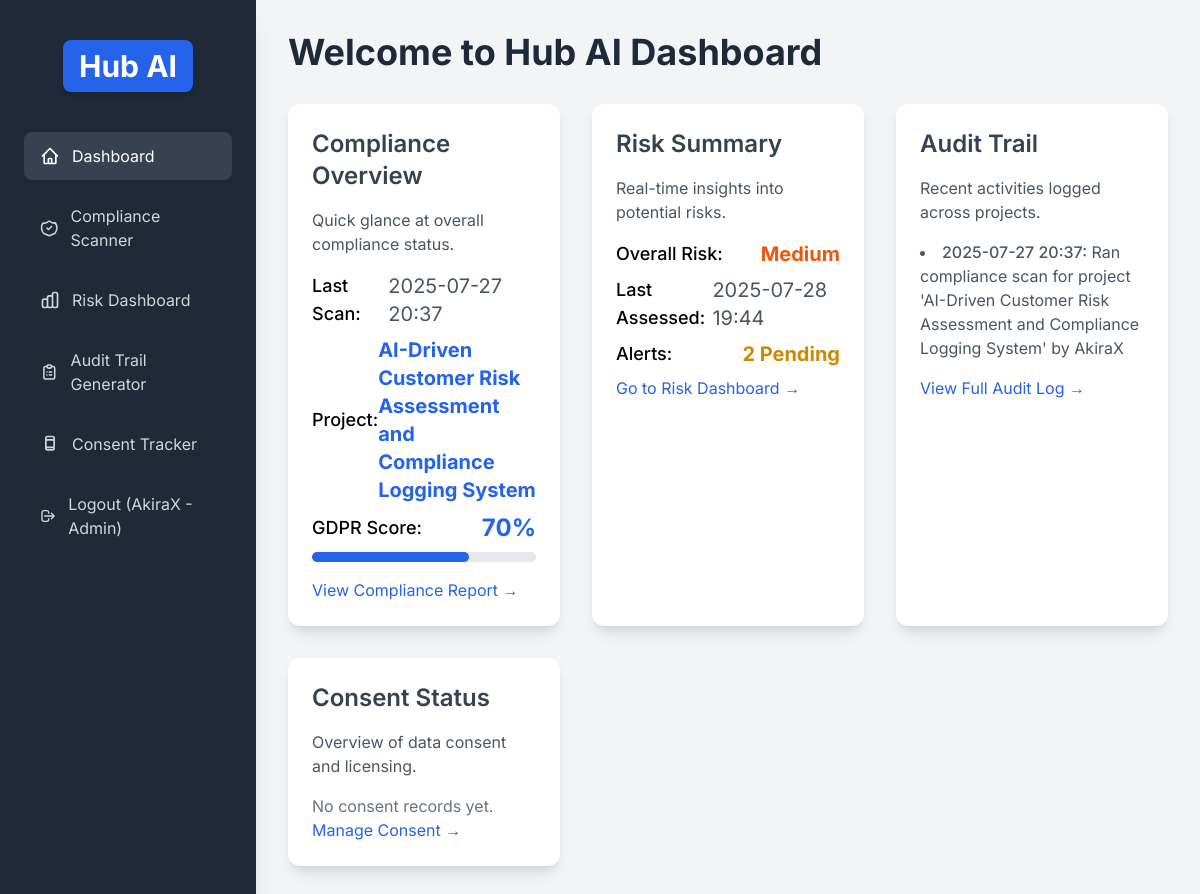
Page / (signed in) on the earlier database version.
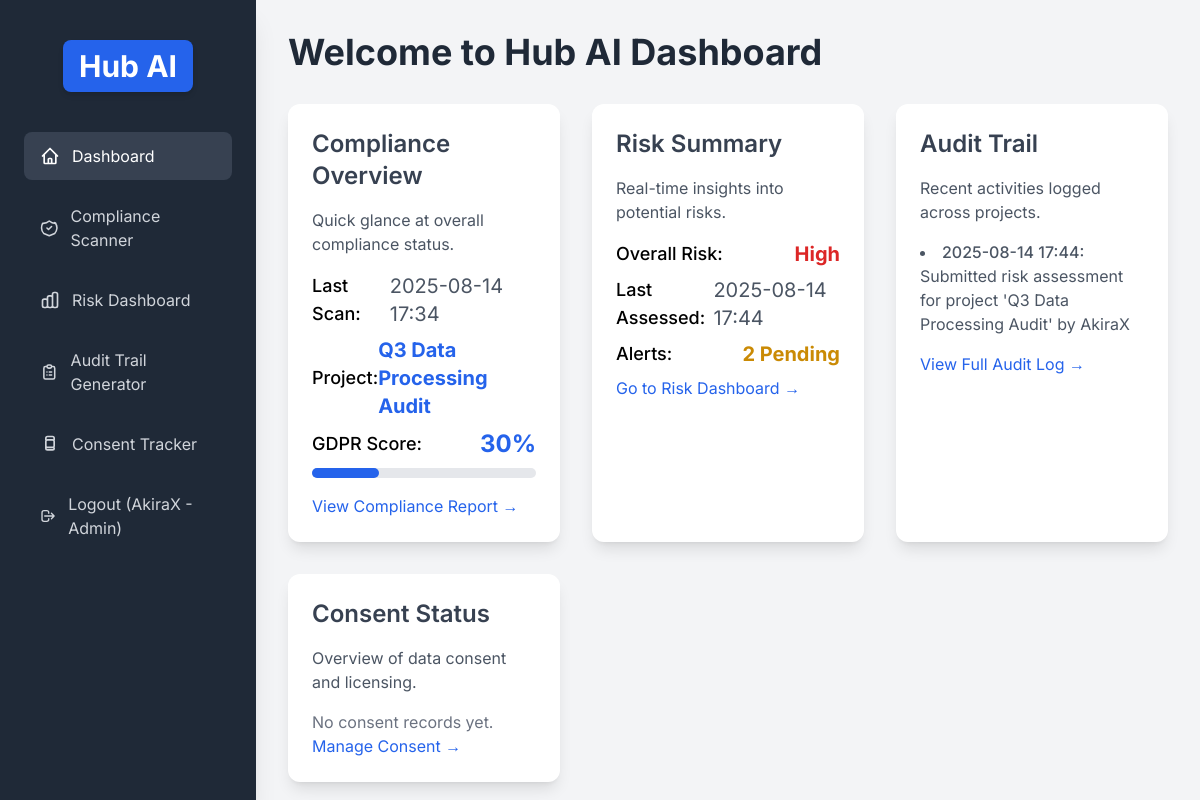
Same page on the later database version.
### app.py (models this page shows, shortened)
class ComplianceReport(db.Model):
    id = db.Column(db.Integer, primary_key=True)
    user_id = db.Column(db.Integer, db.ForeignKey('user.id'), nullable=False)
    project_name = db.Column(db.String(255), nullable=False)
    timestamp = db.Column(db.DateTime, default=datetime.utcnow)
    uploaded_files = db.Column(db.Text) # Storing as JSON string
    regulatory_docs_processed = db.Column(db.Text) # Storing as JSON string
    compliance_score = db.Column(db.Text) # Storing as JSON string (e.g., {"GDPR": 80, ...})
    recommendations = db.Column(db.Text) # Storing as JSON string (list of strings)
    severity_levels = db.Column(db.Text) # Storing as JSON string
    extracted_uploaded_content_sample = db.Column(db.Text)
    note = db.Column(db.Text)
    user_rel = db.relationship('User', backref='compliance_reports') # Renamed to avoid conflict with 'user' field in AuditLogEntry

class RiskAssessment(db.Model):
    id = db.Column(db.Integer, primary_key=True)
    user_id = db.Column(db.Integer, db.ForeignKey('user.id'), nullable=False)
    project_name = db.Column(db.String(255), nullable=False)
    timestamp = db.Column(db.DateTime, default=datetime.utcnow)
    overall_risk = db.Column(db.String(50)) # Low, Medium, High
    risk_scores = db.Column(db.Text) # JSON string
    risk_heatmaps = db.Column(db.Text) # JSON string
    alerts = db.Column(db.Text) # JSON string (list of alerts)
    user_rel = db.relationship('User', backref='risk_assessments')

class AuditLogEntry(db.Model):
    id = db.Column(db.Integer, primary_key=True)
    user_id = db.Column(db.Integer, db.ForeignKey('user.id'), nullable=True) # Can be system or user
    timestamp = db.Column(db.DateTime, default=datetime.utcnow)
    user = db.Column(db.String(100)) # Storing username directly for simplicity in logs
    action = db.Column(db.String(255))
    project = db.Column(db.String(255))
    details = db.Column(db.Text) # Optional, for more log details
    user_rel = db.relationship('User', backref='audit_logs') # Added relationship

### app.py (the view, shortened to what this page needs)
@app.route('/')
@login_required
def index():
    if current_user.role == 'admin':
        recent_compliance = ComplianceReport.query.order_by(ComplianceReport.timestamp.desc()).first()
        recent_risk = RiskAssessment.query.order_by(RiskAssessment.timestamp.desc()).first()
        recent_audit = AuditLogEntry.query.order_by(AuditLogEntry.timestamp.desc()).first()
        recent_consent = ConsentRecord.query.order_by(ConsentRecord.timestamp.desc()).first()
    return render_template('index.html',
                           recent_compliance=recent_compliance,
                           recent_risk=recent_risk,
                           recent_audit=recent_audit,
                           recent_consent=recent_consent)

### app.py (called while the page is built)
@app.template_filter('from_json')
def from_json_filter(value):
    if value:
        try:
            return json.loads(value)
        except json.JSONDecodeError:
            return {} # Return empty dict or handle error appropriately
    return {} # Return empty dict for None/empty values

@login_manager.user_loader
def load_user(user_id):
    return User.query.get(int(user_id))

### templates/index.html (shortened to what the changed rows need)
{% extends "base.html" %}
{% block content %}
<h1 class="text-4xl font-bold text-gray-800 mb-8">Welcome to Hub AI Dashboard</h1>
<div class="grid grid-cols-1 md:grid-cols-2 lg:grid-cols-3 gap-8">
    <div class="bg-white p-6 rounded-xl shadow-lg">
        <h2 class="text-2xl font-semibold text-gray-700 mb-4">Compliance Overview</h2>
        {% if recent_compliance %}
            <div class="flex items-center justify-between mb-2">
                <span class="text-lg font-medium">Last Scan:</span>
                <span class="text-gray-600 text-xl">{{ recent_compliance.timestamp.strftime('%Y-%m-%d %H:%M') }}</span>
            </div>
            <div class="flex items-center justify-between mb-2">
                <span class="text-lg font-medium">Project:</span>
                <span class="text-blue-600 text-xl font-bold">{{ recent_compliance.project_name }}</span>
            </div>
            {% set gdpr_score = (recent_compliance.compliance_score | from_json).GDPR | default(0) %}
            <div class="flex items-center justify-between mb-2">
                <span class="text-lg font-medium">GDPR Score:</span>
                <span class="text-blue-600 text-2xl font-bold">{{ gdpr_score }}%</span>
            </div>
            <div class="bg-gray-200 rounded-full h-2.5 mb-4">
                <div class="bg-blue-600 h-2.5 rounded-full" style="width: {{ gdpr_score | int }}%"></div>
            </div>
        {% else %}
            <p class="text-gray-500">No recent compliance reports. Run a scan!</p>
        {% endif %}
    </div>
    <div class="bg-white p-6 rounded-xl shadow-lg">
        <h2 class="text-2xl font-semibold text-gray-700 mb-4">Risk Summary</h2>
        {% if recent_risk %}
            {% set risk_color = 'red' if recent_risk.overall_risk == 'High' else 'orange' if recent_risk.overall_risk == 'Medium' else 'green' if recent_risk.overall_risk == 'Low' else 'gray' %}
            <div class="flex items-center justify-between mb-2">
                <span class="text-lg font-medium">Overall Risk:</span>
                <span class="text-{{ risk_color }}-600 text-xl font-bold">{{ recent_risk.overall_risk }}</span>
            </div>
            <div class="flex items-center justify-between mb-2">
                <span class="text-lg font-medium">Last Assessed:</span>
                <span class="text-gray-600 text-xl">{{ recent_risk.timestamp.strftime('%Y-%m-%d %H:%M') }}</span>
            </div>
            {% set alerts_list = (recent_risk.alerts | from_json) | default([]) %}
            <div class="flex items-center justify-between mb-2">
                <span class="text-lg font-medium">Alerts:</span>
                <span class="text-yellow-600 text-xl font-bold">{{ alerts_list | length }} Pending</span>
            </div>
        {% else %}
            <p class="text-gray-500">No recent risk assessments. Add one!</p>
        {% endif %}
    </div>
    <div class="bg-white p-6 rounded-xl shadow-lg">
        <h2 class="text-2xl font-semibold text-gray-700 mb-4">Audit Trail</h2>
        {% if recent_audit %}
            <ul class="list-disc list-inside text-gray-600 mb-4">
                <li><span class="font-medium">{{ recent_audit.timestamp.strftime('%Y-%m-%d %H:%M') }}:</span> {{ recent_audit.action }} by {{ recent_audit.user }}</li>
            </ul>
        {% else %}
            <p class="text-gray-500">No audit logs yet.</p>
        {% endif %}
    </div>
    <div class="bg-white p-6 rounded-xl shadow-lg">
        <h2 class="text-2xl font-semibold text-gray-700 mb-4">Consent Status</h2>
    </div>
</div>
{% endblock %}

Differences in the rows shown:
no longer on this page (row unchanged): ComplianceReport: timestamp "2025-07-27 20:37", project_name "AI-Driven Customer Risk Assessment and Compliance Logging System"
no longer on this page (row unchanged): RiskAssessment: overall_risk "Medium", timestamp "2025-07-28 19:44"
no longer on this page (row unchanged): AuditLogEntry: timestamp "2025-07-27 20:37", action "Ran compliance scan for project 'AI-Driven Customer Risk Assessment and Compliance Logging System'", user "AkiraX"
added ComplianceReport: timestamp "2025-08-14 17:34", project_name "Q3 Data Processing Audit"
added RiskAssessment: overall_risk "High", timestamp "2025-08-14 17:44"
added AuditLogEntry: timestamp "2025-08-14 17:44", action "Submitted risk assessment for project 'Q3 Data Processing Audit'", user "AkiraX"
Other differences:
{{ gdpr_score }}: "70" → "30"
{{ gdpr_score | int }}: 70 → 30 (drawn)
